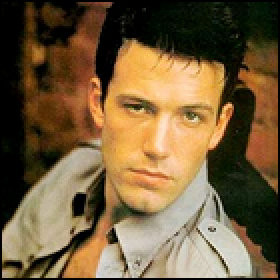
#> input picture Resources/Faces/train/Ben Afflek/10.jpg, 140 x 140 px, given in place of park.jpg, which was not available (shown 2 times larger)
$ python latihan.py
#> lines starting #> are read from the running program, lines starting #| are printed output that depends on the picture; after the words box and inside, x2 and y2 are one past the last pixel; in counts of white or black regions, pixels touching at a corner belong together; pictures that were not available may be replaced by others from this repository, and a replacement may not be noted
# # latihan day one

# # open image
# # import cv2 as cv

# # img = cv.imread('Resources/Photos/cat.jpg')

# # cv.imshow('Cat', img)

# # cv.waitKey(0)

# # open video

# # import cv2 as cv

# # capture = cv.VideoCapture('Resources/Videos/dog.mp4')

# # while True:
# #     isTrue, img = capture.read()

# #     cv.imshow('Dog', img)

# #     if cv.waitKey(20) & 0xff == ord('d'):
# #         break

# # capture.realease()
# # cv.destroyAllWindows()


# # resize
# # import cv2 as cv

# # def resize_capt(frame, scale = 0.5):
# #     width = int(frame.shape[1] * scale)
# #     height = int(frame.shape[0] * scale)

# #     dimentions = (width, height)

# #     return cv.resize(frame, dimentions, interpolation = cv.INTER_AREA)

# # img = cv.imread('Resources/Photos/cat.jpg')
# # resize_img = resize_capt(img)
# # cv.imshow('Cat', img)
# # cv.imshow('Cat resize', resize_img)

# # cv.waitKey(0)


# # latihan day 2

# # how to draw
# import cv2 as cv
# import numpy as np

# blank = np.zeros((400, 400, 3), 'uint8')

# # coloring
# blank[:] = 0, 0, 255
# cv.imshow('blank', blank)

# # rectangular
# rectangle = cv.rectangle(blank, (0, 0), (200, 200), (0, 255, 255), thickness=cv.FILLED)
# cv.imshow('rectangle', rectangle)

# # circle
# circle = cv.circle(blank, (200, 200), 40, (255, 255, 255), thickness=cv.FILLED)
# cv.imshow('circle', circle)

# # line
# line = cv.line(blank, (200, 200), (100, 100), (0, 0, 0), thickness=3)
# cv.imshow('line', line)

# # put text
# text = cv.putText(blank, "haii this is haris", (0, 200), cv.FONT_HERSHEY_TRIPLEX, 1.2, (0, 0, 0))
# cv.imshow('text', text)

# cv.waitKey(0)

# essentioal func
import cv2 as cv

img = cv.imread("Resources/Photos/park.jpg")
#> img is the input picture: shape (140, 140, 3); mean B, G, R 60.5, 93.3, 116

# grayscale
gray = cv.cvtColor(img, cv.COLOR_BGR2GRAY)
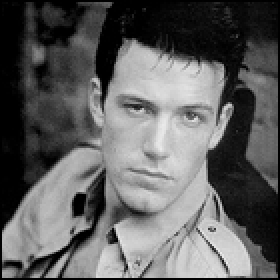
#> gray: shape (140, 140) (shown 2 times larger); min 0, max 238, mean 96.3
cv.imshow('grayscale', gray)

# blur
blur = cv.GaussianBlur(img, (7, 7), cv.BORDER_DEFAULT)
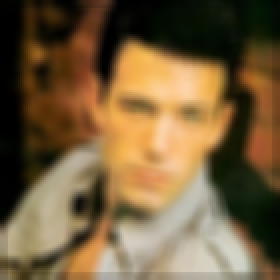
#> blur: shape (140, 140, 3) (shown 2 times larger); mean B, G, R 61, 94, 116.8
cv.imshow('blur', blur)

# edge cascade
canny = cv.Canny(blur, 125, 125)
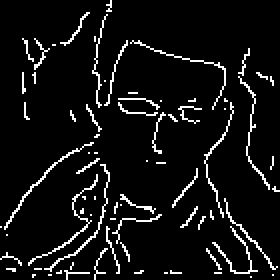
#> canny: shape (140, 140) (shown 2 times larger); 7% white in thin lines or dots
cv.imshow('canny', canny)

# dilating
dilated = cv.dilate(canny, (7, 7), iterations=1)
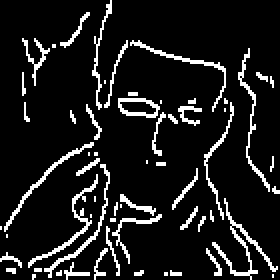
#> dilated: shape (140, 140) (shown 2 times larger); 10.7% white in thin lines or dots
cv.imshow('dilated', dilated)

# eroded
eroded = cv.erode(dilated, (7, 7), iterations=1)
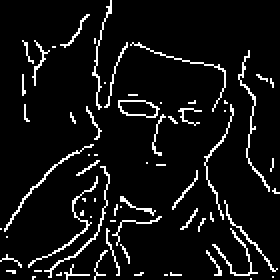
#> eroded: shape (140, 140) (shown 2 times larger); 7.1% white in thin lines or dots
cv.imshow('eroded', eroded)

# resized
resize = cv.resize(img, (300, 200), interpolation=cv.INTER_AREA)
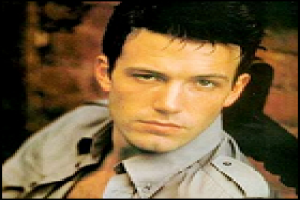
#> resize: shape (200, 300, 3); mean B, G, R 60.4, 93.2, 115.9
cv.imshow('resize', resize)

# crop
crop = img[0:200, 100:300]
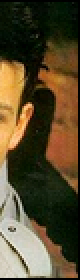
#> crop: shape (140, 40, 3) (shown 2 times larger); mean B, G, R 46.1, 74, 87.5
cv.imshow('crop', crop)

cv.waitKey(0)

$ run again, on Resources/Faces/train/Ben Afflek/11.jpg
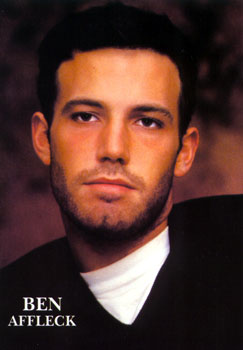
#> input picture Resources/Faces/train/Ben Afflek/11.jpg, 243 x 350 px, given in place of park.jpg, which was not available
#> img is the input picture: shape (350, 243, 3); mean B, G, R 44.2, 51.2, 82.6
#> `canny = cv.Canny(blur, 125, 125)`:
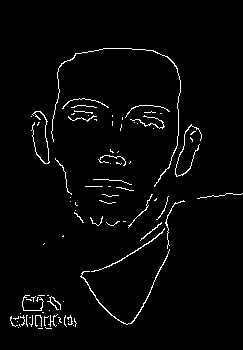
#> canny: shape (350, 243); 2.6% white in thin lines or dots, all inside (x1, y1, x2, y2) = (10, 48, 243, 329)
#> dilated: shape (350, 243); 4.1% white in thin lines or dots, all inside (x1, y1, x2, y2) = (10, 48, 243, 330)
#> eroded: shape (350, 243); 2.7% white in thin lines or dots, all inside (x1, y1, x2, y2) = (10, 49, 243, 330)
#> `crop = img[0:200, 100:300]`:
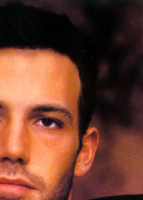
#> crop: shape (200, 143, 3); mean B, G, R 47, 62.9, 111.1

$ run again, on Resources/Faces/train/Ben Afflek/12.jpg
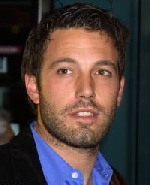
#> input picture Resources/Faces/train/Ben Afflek/12.jpg, 150 x 185 px, given in place of park.jpg, which was not available
#> img is the input picture: shape (185, 150, 3); mean B, G, R 60.5, 62.7, 77.8
#> `canny = cv.Canny(blur, 125, 125)`:
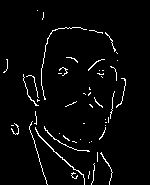
#> canny: shape (185, 150); 3.3% white in thin lines or dots, all inside (x1, y1, x2, y2) = (3, 10, 126, 185)
#> eroded: shape (185, 150); 3.3% white in thin lines or dots, all inside (x1, y1, x2, y2) = (3, 11, 126, 185)
#> `crop = img[0:200, 100:300]`:
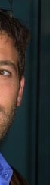
#> crop: shape (185, 50, 3); mean B, G, R 46.5, 46.4, 46.2
